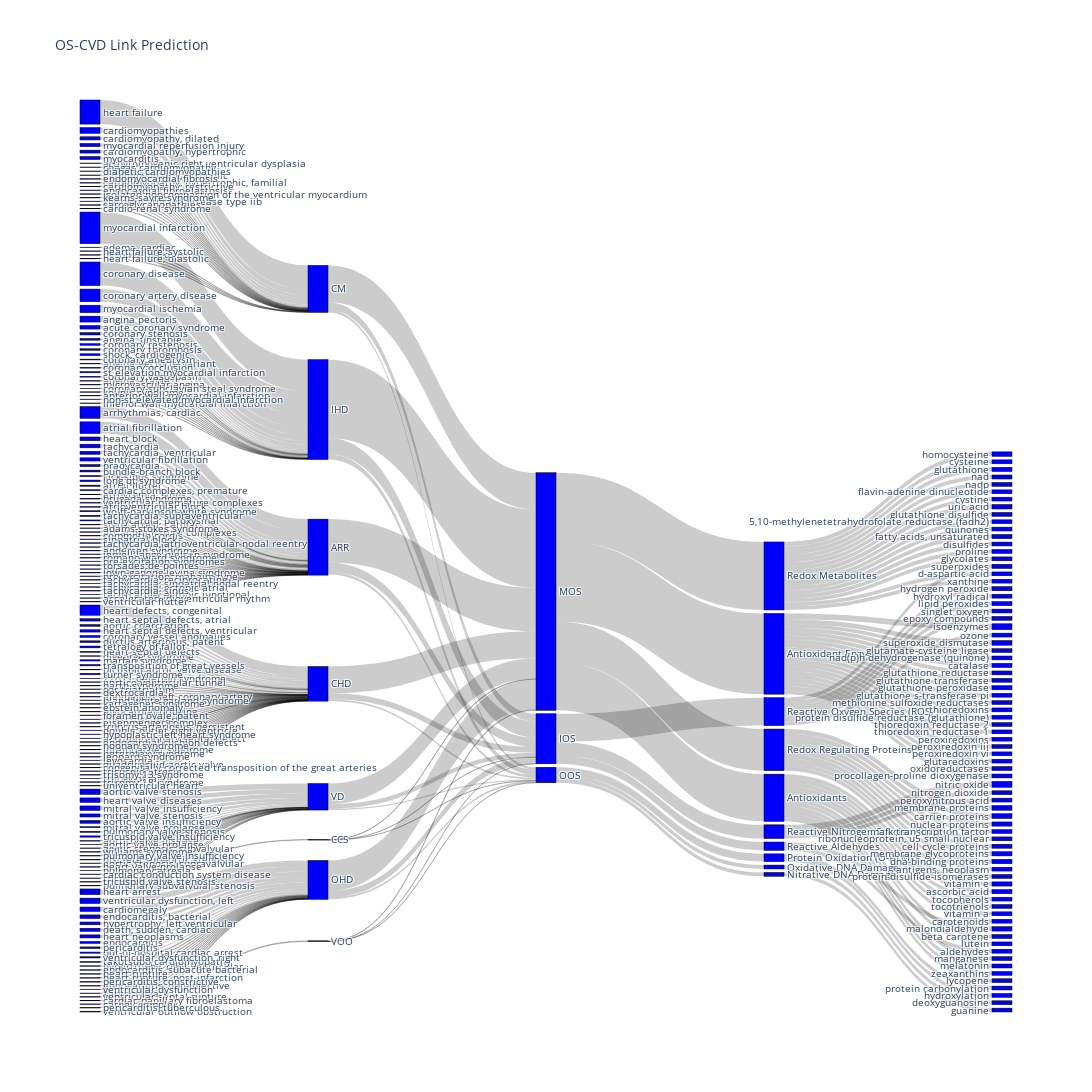

Notebook code cell kept with this figure:
### Markdown cell above
### Plotly Shanky

### Code cell
import plotly.graph_objects as go
plt.figure(figsize = [50,50])

fig = go.Figure(data=[go.Sankey(
    node = dict(
      pad = 15,
      thickness = 20,
      line = dict(color = "black", width = 0.5),
      label = label,
      color = "blue"
    ),
    link = dict(
      source = source,
      target = target,
      value =  value,
  ))])

fig.update_layout(title_text="OS-CVD Link Prediction", font_size=10, width=1500, 
      height=2500)
fig.write_html("plots/link-os-cvd-mesh.html")
fig.show()

### Figure 1 — Plotly figure (JSON) as saved in the notebook; plotly's stock layout.template omitted (floating-point values rounded to 4 significant figures; data arrays with more than 128 entries replaced by an {"elided": "..."} marker saying what was removed)
{"data": [{"link": {"source": {"elided": "338 int values"}, "target": {"elided": "338 int values"}, "value": {"elided": "338 int values"}}, "node": {"color": "blue", "label": {"elided": "323 str values"}, "line": {"color": "black", "width": 0.5}, "pad": 15, "thickness": 20}, "type": "sankey"}], "layout": {"font": {"size": 10}, "height": 2500, "title": {"text": "OS-CVD Link Prediction"}, "width": 1500}}
